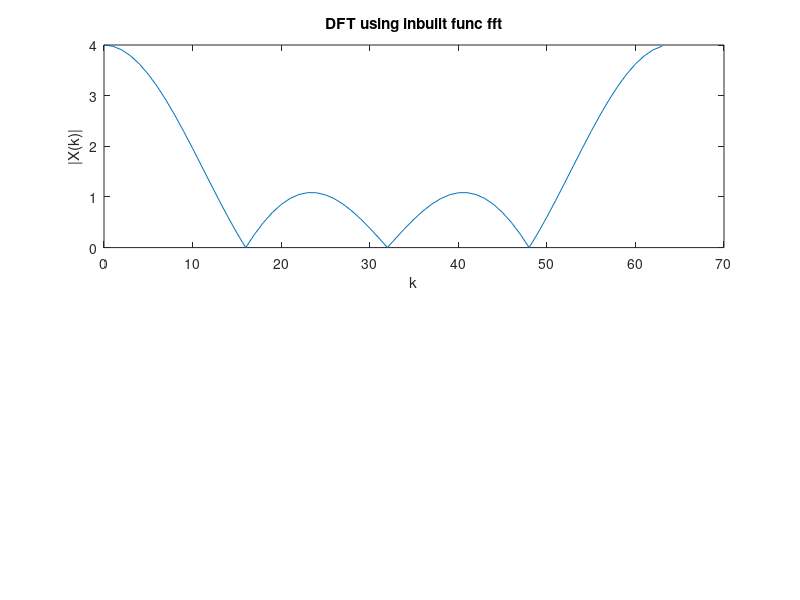

Source code (MATLAB): (Note: this script raises an error after producing the figure.)
L = 4;
N = 64;
x = [ones(L,1);zeros(N-L,1)];
n = 0:1:N-1;
X1 = fft(x);
subplot(2,1,1);
plot(n,abs(X1));
xlabel('k'); ylabel('|X(k)|');
title('DFT using inbuilt func fft');
X2 = radix2fft(x);
subplot(2,1,2);
plot(n,abs(X2));
xlabel('k'); ylabel('|X(k)|');
title('DFT using radix2fft');